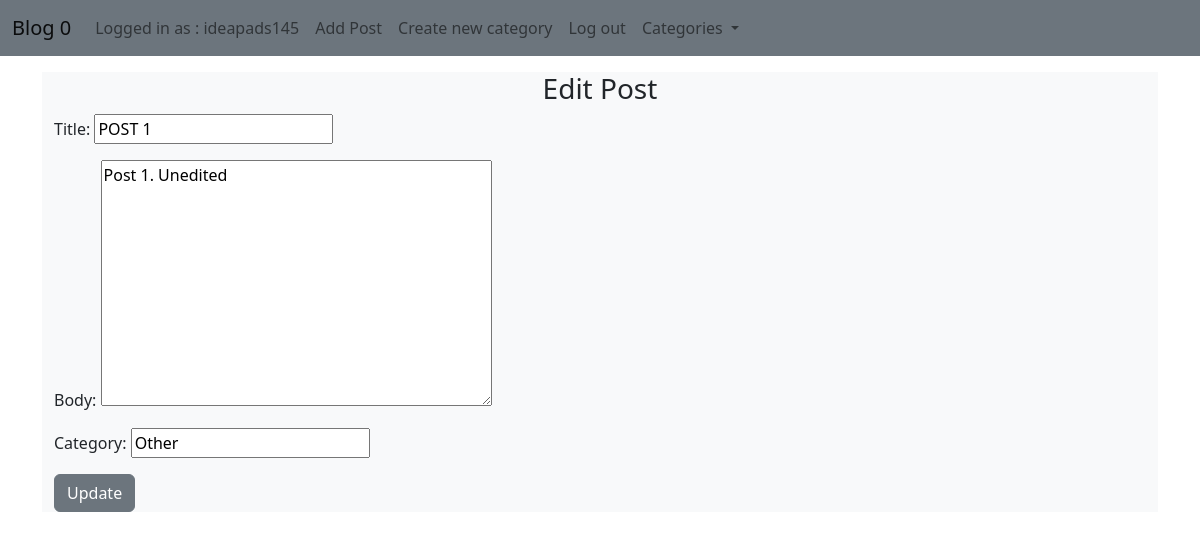
The app's page /edit_post/2 (signed in) with its own data.
### apps/mainblog/models.py (models this page shows, shortened)
class Post(models.Model):
    title = models.CharField(max_length=255)
    author = models.ForeignKey(User, on_delete=models.CASCADE)
    body = models.TextField()
    dateCreated = models.DateTimeField(auto_now_add=True)
    category = models.CharField(max_length=255,blank=True, null=True)
    likes = models.ManyToManyField(User, related_name="blogpost")
    class Meta:
        ordering = ['-dateCreated']

### apps/mainblog/views.py (the view)
# urls.py: path('edit_post/<int:pk>',EditPostView.as_view(), name = "edit_post"),
class EditPostView(UpdateView):
    model = Post
    template_name = 'edit_post.html'
    fields = ['title', 'body', 'category']
    def get_context_data(self, **kwargs: any) :
        category_menu = Category.objects.all()
        context = super(EditPostView, self).get_context_data(**kwargs)
        context['category_menu'] = category_menu
        return context

### apps/mainblog/models.py (called while the page is built)
    def __str__(self) -> str:
        return "CATEGORY : " + self.name

### apps/mainblog/Templates/edit_post.html (shortened to what this page needs)
{% extends 'base.html' %}
{% block content %}
{% if user.is_authenticated and user.id == post.author.id %}
    <main class="container bg-light my-3">
        <h3 class="text-center">Edit Post</h3>
        <section class="">
            <form class="form-group" method="post">
                {{ form.as_p }}
                <button type="submit" class="btn btn-secondary">Update</button>
            </form>
        </section>
    </main>
{% else %}
<h1 class="text-danger">You are not authorized to access this page.</h1>
{% endif %}
{% endblock %}

### apps/mainblog/Templates/base.html (shortened to what this page needs)
<!DOCTYPE html>
<html>
    <head>
<link href="https://cdn.jsdelivr.net/npm/bootstrap@5.2.0/dist/css/bootstrap.min.css" rel="stylesheet">
    </head>
    <body>
        <nav class="navbar navbar-expand-lg bg-secondary">
            <div class="container-fluid">
              <a class="navbar-brand" href="{% url 'homepage' %}">Blog 0</a>
              <div class="collapse navbar-collapse" id="navbarSupportedContent">
                <ul class="navbar-nav me-auto mb-2 mb-lg-0">
                  {% if request.user.is_authenticated %}
                    <li class="nav-item">
                      <strong class="nav-link">Logged in as : {{request.user}}</strong>
                    </li>
                    <li class="nav-item">
                      <a href="{% url 'add_post' %}" class="nav-link">Add Post</a>
                      <li class="nav-item">
                        <li class="nav-item">
                          <a href="{% url 'add_category' %}" class="nav-link">Create new category</a>
                          <li class="nav-item">
                        <a href="{% url 'logout' %}" class="nav-link">Log out</a>
                      </li>
                  {% endif%}
                  <li class="nav-item dropdown">
                    <a class="nav-link dropdown-toggle" href="#" role="button" data-bs-toggle="dropdown" aria-expanded="false">
                      Categories
                    </a>
                </ul>
              </div>
            </div>
          </nav>
        <main class="container">
        {% block content %}
        {% endblock %}
        </main>
    </body>
</html>

### records on screen
Post: title "POST 1", body "Post 1. Unedited", category "Other"

### other values on screen
{{ request.user }} "ideapads145"
